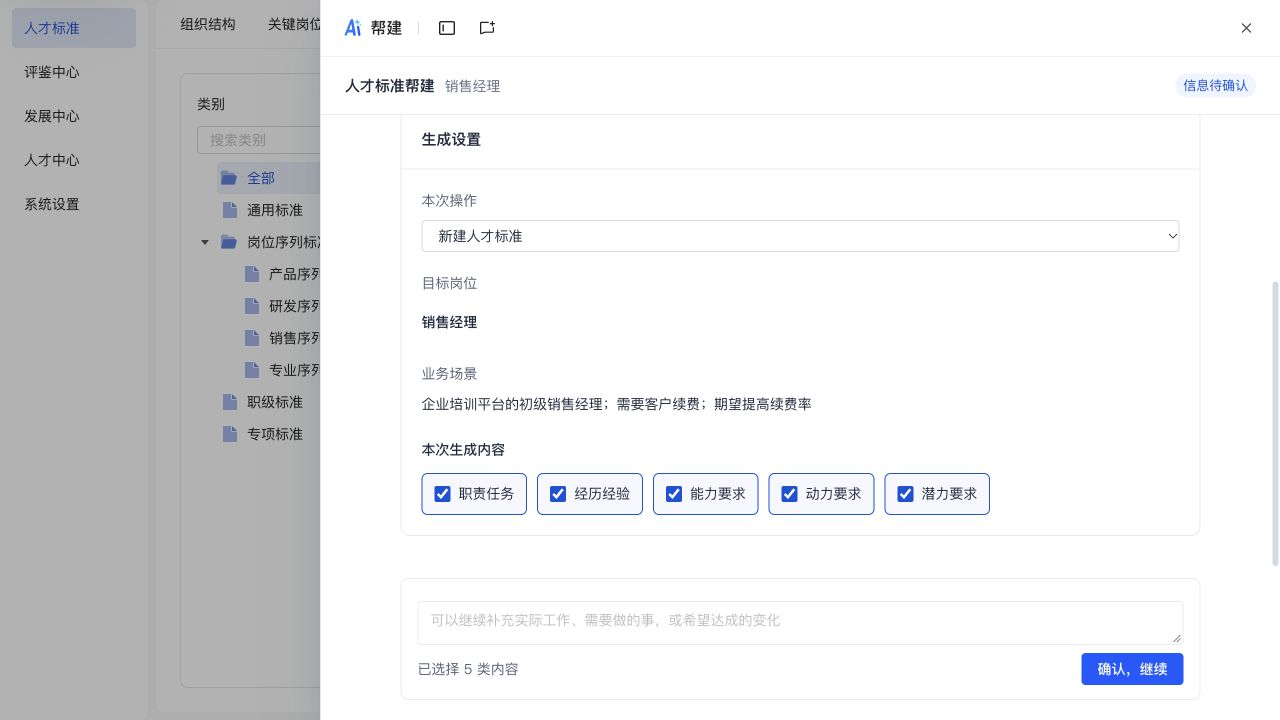
#> input picture deliverables/frontend-review/2026-11-04-hide-standard-brief/review-hidden.png, 1280 x 720 px, found by its file name
$ python annotate.py
#> lines starting #> are read from the running program, lines starting #| are printed output that depends on the picture
from pathlib import Path
from PIL import Image, ImageDraw
root = Path('deliverables/frontend-review')
out = Path('deliverables/20261116-standard-ai-1127/annotated')
out.mkdir(exist_ok=True)
items = [
 ('2026-11-04-hide-standard-brief/review-hidden.png', '01-settings.png', [(401, 129, 1198, 534), (400, 550, 1198, 690)]),
 ('2026-11-04-description-structure/desktop.png', '02-preferences.png', [(303, 128, 1090, 706), (303, 730, 1090, 890)]),
 ('2026-10-29-ai-priority/rank.png', '03-rank.png', [(401, 258, 1198, 716)]),
 ('2026-10-29-ai-priority/compare.png', '04-score.png', [(400, 116, 1198, 706)]),
 ('2026-10-29-ai-priority/final-order.png', '05-preview.png', [(350, 460, 882, 680), (920, 56, 1277, 700)]),
 ('2026-10-27-standard-draft-editors/duties.png', '06-duty.png', [(758, 87, 1290, 747)]),
 ('2026-10-27-standard-draft-editors/experience.png', '07-experience.png', [(758, 87, 1290, 315)]),
 ('2026-10-26-standard-capability-editor/updated-editor.png', '08-ability.png', [(738, 83, 1267, 225)]),
 ('2026-10-27-standard-draft-editors/motivation.png', '09-motivation.png', [(758, 87, 1290, 181)]),
 ('2026-10-27-standard-draft-editors/potential.png', '10-potential.png', [(758, 87, 1290, 181)]),
]
for src, dest, rects in items:
    image = Image.open(root / src).convert('RGB')
#> image is the input picture: PIL image 1280x720 RGB; mean R, G, B 231.1, 231.6, 232.8
    draw = ImageDraw.Draw(image)
    for rect in rects:
        draw.rectangle(rect, outline='#e02020', width=4)
    image.save(out / dest, optimize=True)
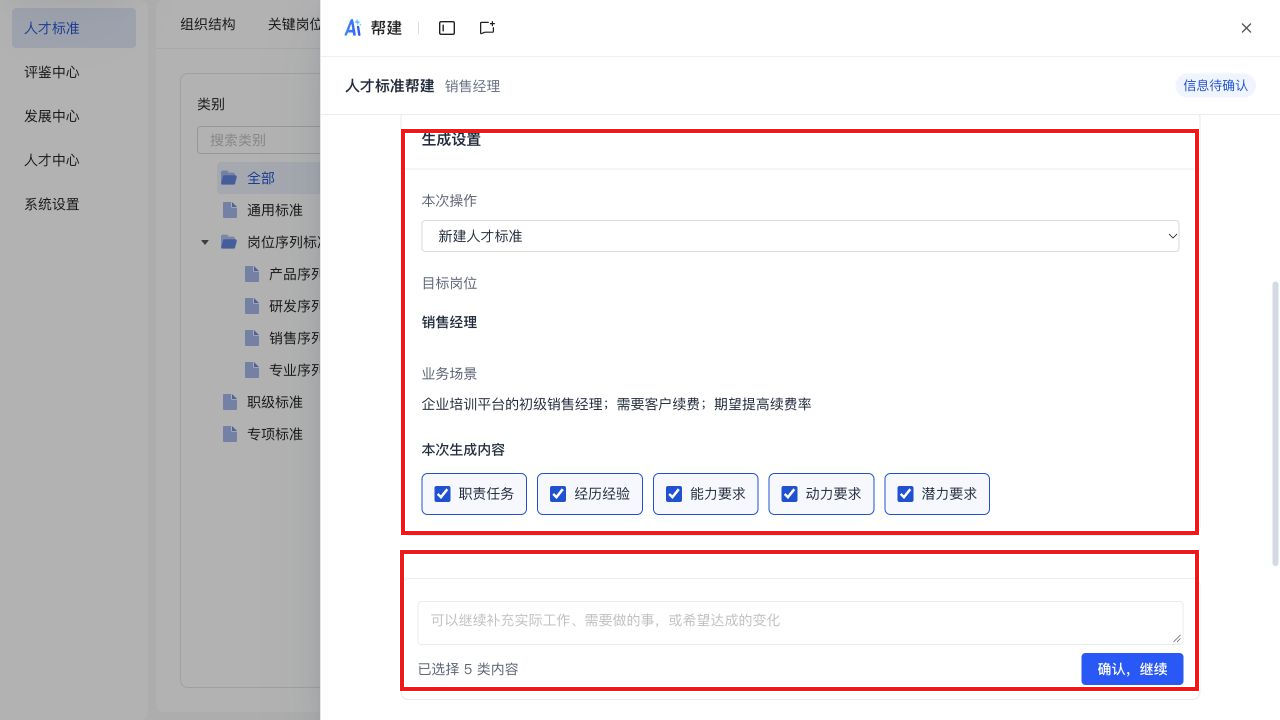
#> saved as 01-settings.png: PIL image 1280x720 RGB; mean R, G, B 230.6, 227.5, 228.7
#> pass 2 of the loop `for src, dest, rects in items:`:
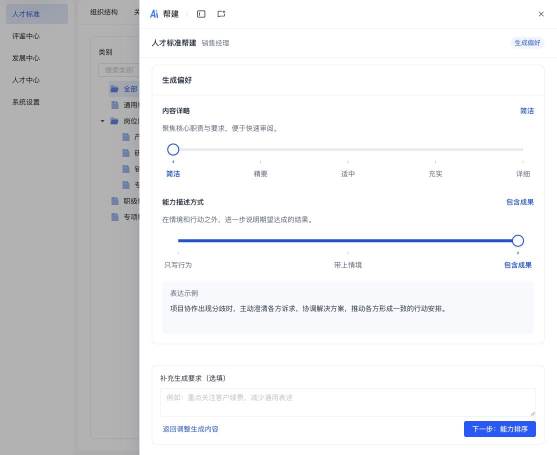
#> input picture deliverables/frontend-review/2026-11-04-description-structure/desktop.png, 1113 x 909 px, found by its file name (shown at 1/2 size)
#> image is the input picture: PIL image 1113x909 RGB; mean R, G, B 230.2, 230.9, 232.8
#> `image.save(out / dest, optimize=True)`:
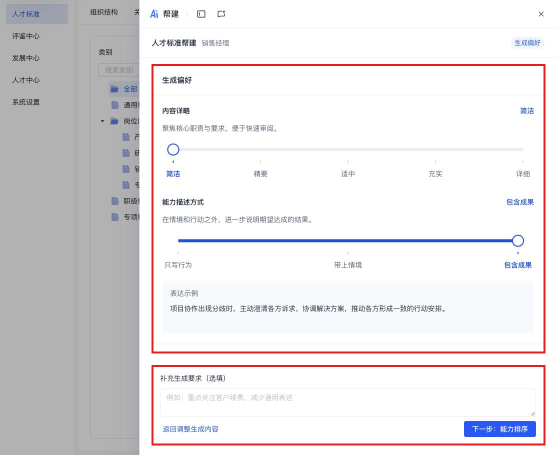
#> saved as 02-preferences.png: PIL image 1113x909 RGB (shown at 1/2 size); mean R, G, B 229.7, 227, 228.8
#> pass 3 of the loop `for src, dest, rects in items:`:
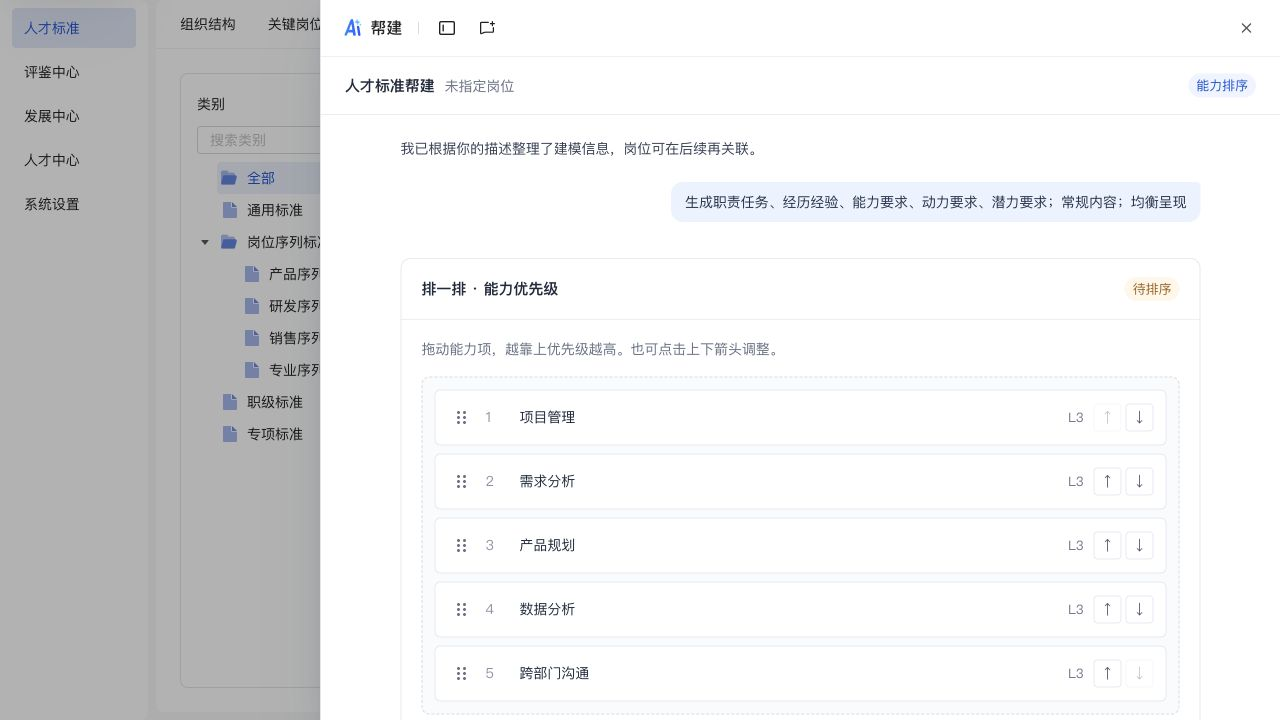
#> input picture deliverables/frontend-review/2026-10-29-ai-priority/rank.png, 1280 x 720 px, found by its file name
#> image is the input picture: PIL image 1280x720 RGB; mean R, G, B 231.6, 232.1, 232.8
#> `image.save(out / dest, optimize=True)`:
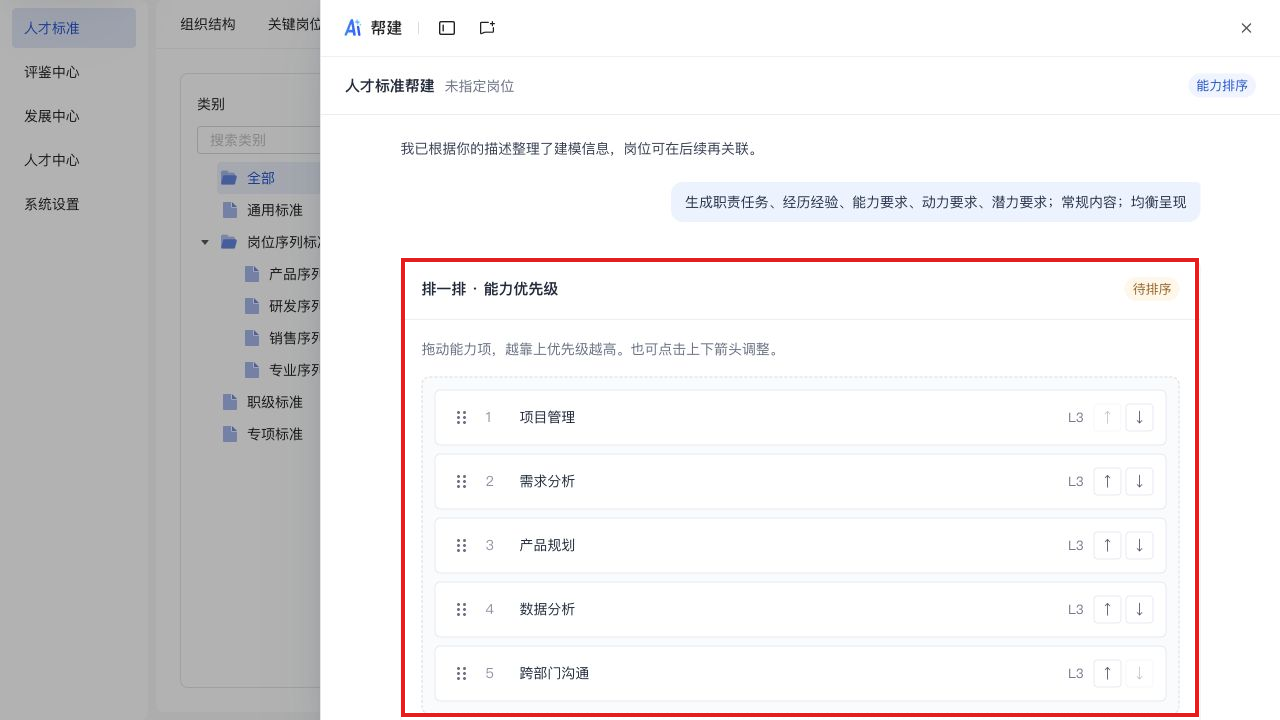
#> saved as 03-rank.png: PIL image 1280x720 RGB; mean R, G, B 231.3, 229.7, 230.4
#> (the run stopped early here; a loop or call above may not have finished)
